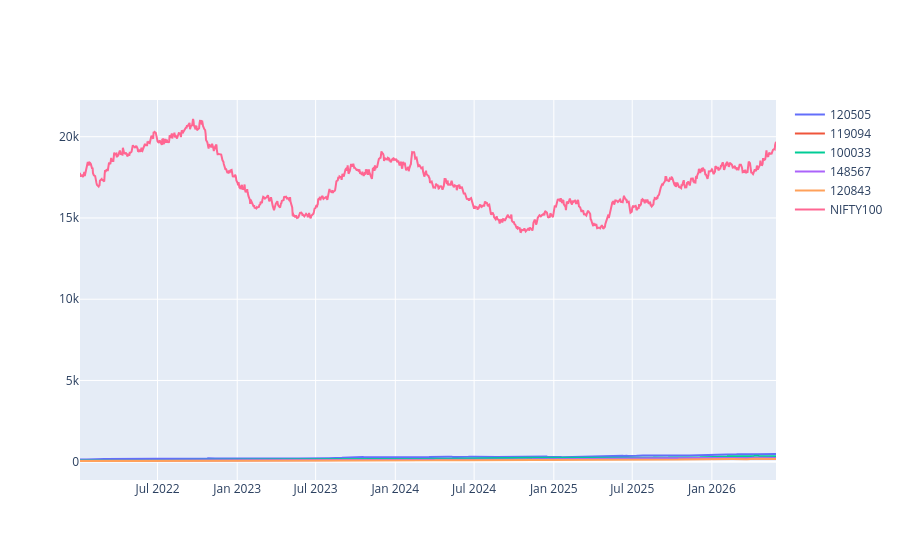

The notebook cell this image was saved under:
### Code cell
# Benchmark Comparison

fig=go.Figure()
for code in top.head(5)["amfi_code"]:
    df=nav[nav["amfi_code"]==code]
    fig.add_trace(
        go.Scatter(
            x=df["date"],
            y=df["nav"],
            name=str(code)
        )
    )

# NIFTY50
nifty50 = benchmark[benchmark["index_name"] == "NIFTY50"]

fig.add_trace(
    go.Scatter(
        x=nifty50["date"],
        y=nifty50["close_value"],
        name="NIFTY50"
    )
)

# NIFTY100
nifty100 = benchmark[benchmark["index_name"] == "NIFTY100"]

fig.add_trace(
    go.Scatter(
        x=nifty100["date"],
        y=nifty100["close_value"],
        name="NIFTY100"
    )
)

fig.show()
fig.write_image(
"../charts/benchmark_comparison.png"
)

### Figure 1 — Plotly figure (JSON) as saved in the notebook; plotly's stock layout.template omitted (floating-point values rounded to 4 significant figures; data arrays with more than 128 entries replaced by an {"elided": "..."} marker saying what was removed)
{"data": [{"name": "120505", "type": "scatter", "x": {"elided": "1150 str values"}, "y": {"elided": "1150 float values"}}, {"name": "119094", "type": "scatter", "x": {"elided": "1150 str values"}, "y": {"elided": "1150 float values"}}, {"name": "100033", "type": "scatter", "x": {"elided": "1150 str values"}, "y": {"elided": "1150 float values"}}, {"name": "148567", "type": "scatter", "x": {"elided": "1150 str values"}, "y": {"elided": "1150 float values"}}, {"name": "120843", "type": "scatter", "x": {"elided": "1150 str values"}, "y": {"elided": "1150 float values"}}, {"name": "NIFTY50", "type": "scatter", "x": [], "y": []}, {"name": "NIFTY100", "type": "scatter", "x": {"elided": "1150 str values"}, "y": {"elided": "1150 float values"}}], "layout": {}}
